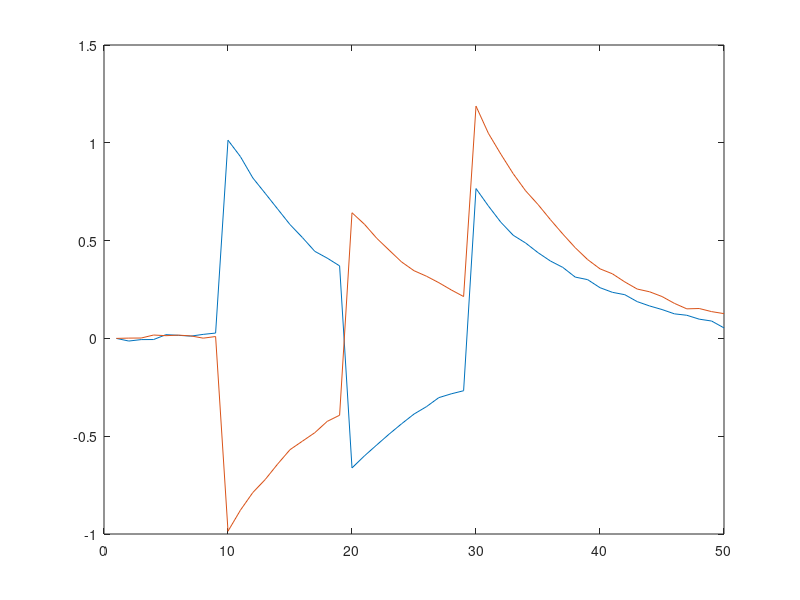

This chart was generated by the following MATLAB code:
cues = [1 -1 1;...
        -1 1 1];
    
cue_times = 10:10:30;
decay = 0.9;
num_time_points = 50;
noise_std = 0.01;

% generate noise 
noise = noise_std*randn(2, num_time_points);

% loop through and generate
traces = nan(2, num_time_points);
traces(:, 1) = 0;
for time = 2:num_time_points
    
    if ismember(time, cue_times)
        
        index = find(time == cue_times);
        traces(:, time) = traces(:, time - 1)*decay + ...
            cues(:, index) + noise(:, time);
    else
        traces(:, time) = traces(:, time - 1)*decay + noise(:, time);
    end
    
    
end


% plot 
figH = figure;
axH = axes; 

plot(1:num_time_points, traces);
%plot 